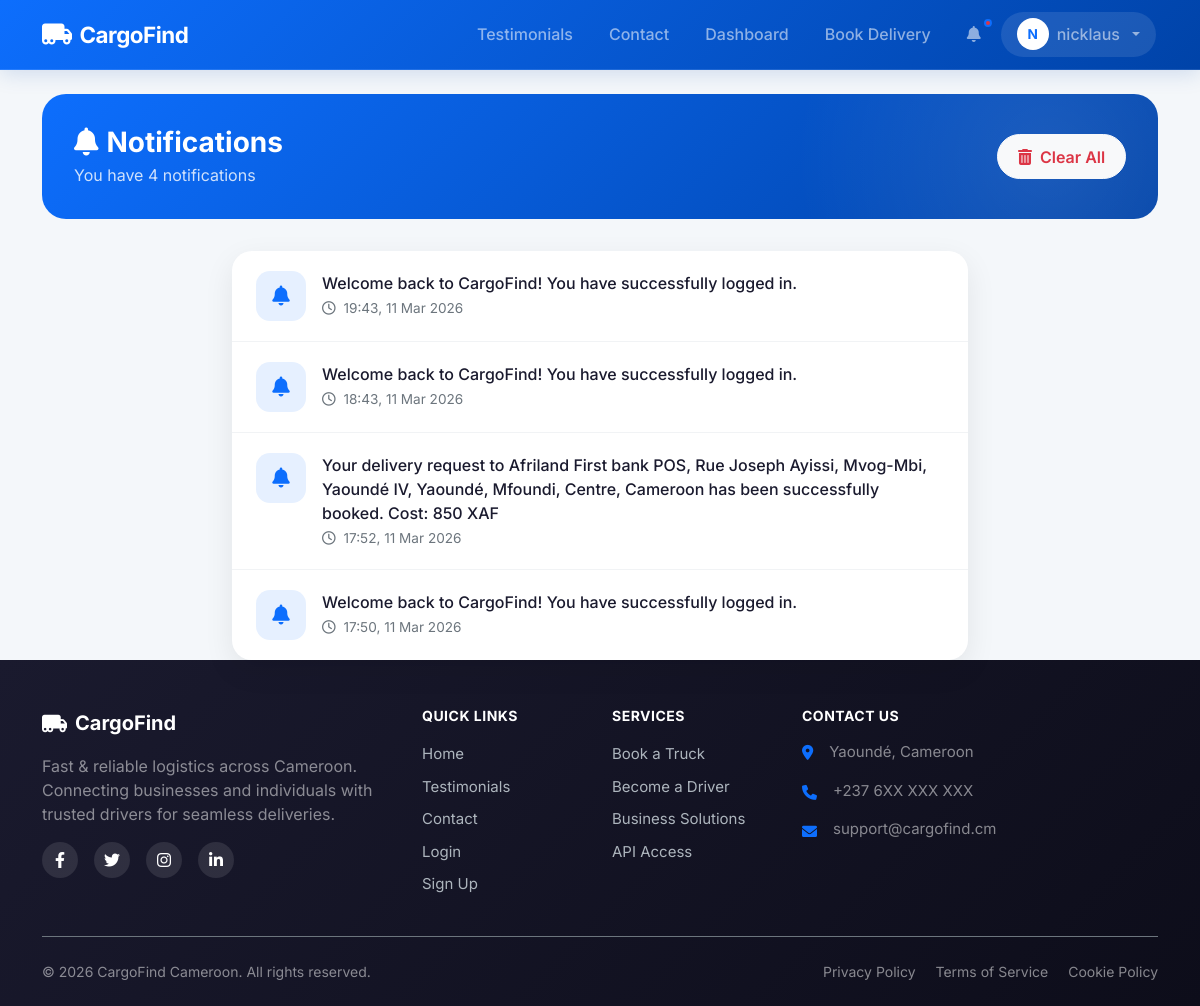
Page /notifications (signed in) on the earlier database version.
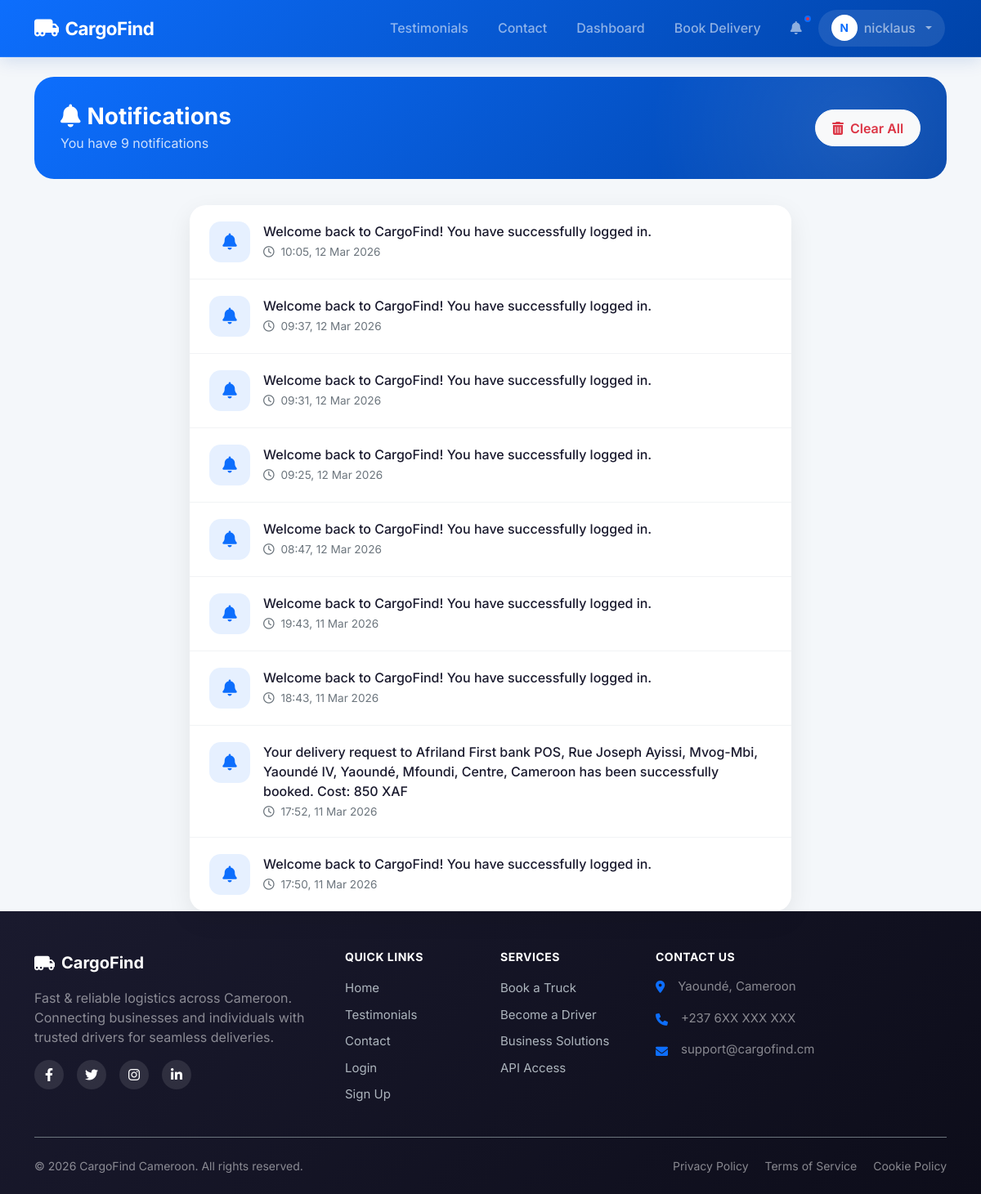
Same page on the later database version.
### models.py (models this page shows, shortened)
class User(UserMixin, db.Model):
    id = db.Column(db.Integer, primary_key=True)
    email = db.Column(db.String(120), unique=True, nullable=False)
    phone = db.Column(db.String(20), unique=True, nullable=False)
    password_hash = db.Column(db.String(255), nullable=False)
    full_name = db.Column(db.String(100), nullable=False)
    address = db.Column(db.String(200))
    role = db.Column(db.String(20), nullable=False) # 'customer', 'driver', 'admin'
    vehicle_type = db.Column(db.String(50)) # 'car', 'van', 'truck'
    vehicle_id = db.Column(db.String(50))
    license_url = db.Column(db.String(255))
    is_verified = db.Column(db.Boolean, default=False)
    registration_otp = db.Column(db.String(6))
    is_active = db.Column(db.Boolean, default=False)
    is_approved = db.Column(db.Boolean, default=False) # Admin approval
    current_lat = db.Column(db.Float)
    current_lng = db.Column(db.Float)
    deliveries_as_customer = db.relationship('Delivery', backref='customer', foreign_keys='Delivery.customer_id')
    deliveries_as_driver = db.relationship('Delivery', backref='driver', foreign_keys='Delivery.driver_id')
    notifications = db.relationship('Notification', backref='user', lazy=True)
    wallet = db.relationship('Wallet', backref='user', uselist=False)

class Notification(db.Model):
    id = db.Column(db.Integer, primary_key=True)
    user_id = db.Column(db.Integer, db.ForeignKey('user.id'), nullable=False)
    message = db.Column(db.String(255), nullable=False)
    is_read = db.Column(db.Boolean, default=False)
    created_at = db.Column(db.DateTime, default=datetime.utcnow)
    link = db.Column(db.String(100))

### app.py (the view)
@app.route('/notifications')
@login_required
def notifications():
    user_notifications = Notification.query.filter_by(user_id=current_user.id).order_by(Notification.created_at.desc()).all()
    for notif in user_notifications:
        notif.is_read = True
    db.session.commit()
    return render_template('notifications.html', notifications=user_notifications)

### app.py (called while the page is built)
@login_manager.user_loader
def load_user(user_id):
    return User.query.get(int(user_id))

### templates/notifications.html (shortened to what this page needs)
{% extends 'base.html' %}
{% block content %}
<div class="row animate-up">
    <div class="col-12">
        <div class="page-header">
            <div class="d-flex justify-content-between align-items-center">
                <div>
                    <h1 class="page-title">
                        <i class="fas fa-bell me-2"></i>Notifications
                    </h1>
                    {% if notifications %}
                    <p class="page-subtitle">You have {{ notifications|length }} notification{{ '' if notifications|length == 1 else 's' }}</p>
                    {% else %}
                    <p class="page-subtitle">Stay updated with your deliveries</p>
                    {% endif %}
                </div>
                {% if notifications %}
                <form action="{{ url_for('clear_notifications') }}" method="POST">
                    <button type="submit" class="btn btn-light text-danger clear-btn">
                        <i class="fas fa-trash-alt me-2"></i>Clear All
                    </button>
                </form>
                {% endif %}
            </div>
        </div>
    </div>
</div>
<div class="row">
    <div class="col-lg-8 mx-auto">
        {% if notifications %}
        <div class="card notification-card">
            {% for notif in notifications %}
            <div class="notification-item" {% if notif.link %}onclick="window.location='{{ notif.link }}'" style="cursor: pointer;"{% endif %}>
                <div class="notification-icon info">
                    <i class="fas fa-bell"></i>
                </div>
                <div class="notification-content">
                    <p class="notification-message mb-0">{{ notif.message }}</p>
                    <span class="notification-time">
                        <i class="far fa-clock me-1"></i>
                        {{ notif.created_at.strftime('%H:%M, %d %b %Y') }}
                    </span>
                </div>
            </div>
            {% endfor %}
        </div>
        {% endif %}
    </div>
</div>
{% endblock %}

### templates/base.html (shortened to what this page needs)
<!DOCTYPE html>
<html lang="en">
<head>
    <link href="https://cdn.jsdelivr.net/npm/bootstrap@5.3.0/dist/css/bootstrap.min.css" rel="stylesheet">
    <link rel="stylesheet" href="https://cdnjs.cloudflare.com/ajax/libs/font-awesome/6.0.0/css/all.min.css">
    <link rel="stylesheet" href="https://unpkg.com/leaflet@1.9.4/dist/leaflet.css" />
    <link rel="stylesheet" href="{{ url_for('static', filename='css/style.css') }}">
</head>
<body class="animate-fade-in">
    <nav class="navbar navbar-expand-lg navbar-dark sticky-top">
        <div class="container">
            <a class="navbar-brand" href="{{ url_for('index') }}">
                <i class="fas fa-truck-moving"></i>
                <span>CargoFind</span>
            </a>
            <div class="collapse navbar-collapse" id="navbarNav">
                <ul class="navbar-nav ms-auto align-items-lg-center">
                    <li class="nav-item">
                        <a class="nav-link" href="{{ url_for('testimonials') }}">
                             Testimonials
                        </a>
                    </li>
                    <li class="nav-item">
                        <a class="nav-link" href="{{ url_for('contact') }}">
                             Contact
                        </a>
                    </li>
                    {% if current_user.is_authenticated %}
                        {% if current_user.role == 'customer' %}
                            <li class="nav-item">
                                <a class="nav-link" href="{{ url_for('customer_dashboard') }}">
                                     Dashboard
                                </a>
                            </li>
                            <li class="nav-item">
                                <a class="nav-link" href="{{ url_for('book_delivery') }}">
                                     Book Delivery
                                </a>
                            </li>
                        {% elif current_user.role == 'driver' %}
                            <li class="nav-item">
                                <a class="nav-link" href="{{ url_for('driver_dashboard') }}">
                                    <i class="fas fa-tachometer-alt me-1 d-lg-none"></i> Driver Panel
                                </a>
                            </li>
                        {% endif %}
                        <li class="nav-item">
                            <a class="nav-link notification-badge" href="{{ url_for('notifications') }}">
                                <i class="fas fa-bell"></i>
                            </a>
                        </li>
                        <li class="nav-item dropdown">
                            <a class="nav-link nav-user dropdown-toggle" href="#" role="button" data-bs-toggle="dropdown">
                                <div class="nav-user-avatar">
                                    {{ current_user.full_name[0]|upper }}
                                </div>
                                <span class="d-none d-md-inline">{{ current_user.full_name.split()[0] }}</span>
                            </a>
                        </li>
                    {% endif %}
                </ul>
            </div>
        </div>
    </nav>
    <div class="container mt-4">
        {% block content %}{% endblock %}
    </div>
    <footer class="footer bg-dark text-white pt-5 pb-4">
        <div class="container">
            <div class="d-none d-md-block">
                <div class="row">
                    <div class="col-lg-4 col-md-6 mb-4 mb-lg-0">
                        <a href="{{ url_for('index') }}" class="footer-brand d-flex align-items-center text-white text-decoration-none mb-3">
                            <i class="fas fa-truck-moving fa-lg me-2"></i>
                            <span class="fw-bold fs-5">CargoFind</span>
                        </a>
                        <p class="text-white-50 mb-3">Fast & reliable logistics across Cameroon. Connecting businesses and individuals with trusted drivers for seamless deliveries.</p>
                        <div class="d-flex gap-3">
                            <a href="#" class="social-link"><i class="fab fa-facebook-f"></i></a>
                            <a href="#" class="social-link"><i class="fab fa-twitter"></i></a>
                            <a href="#" class="social-link"><i class="fab fa-instagram"></i></a>
                            <a href="#" class="social-link"><i class="fab fa-linkedin-in"></i></a>
                        </div>
                    </div>
                    <div class="col-lg-2 col-md-6 mb-4 mb-lg-0">
                        <h6 class="footer-heading text-uppercase fw-bold mb-3">Quick Links</h6>
                        <ul class="list-unstyled footer-links">
                            <li><a href="{{ url_for('index') }}" class="footer-link">Home</a></li>
                            <li><a href="{{ url_for('testimonials') }}" class="footer-link">Testimonials</a></li>
                            <li><a href="{{ url_for('contact') }}" class="footer-link">Contact</a></li>
                            <li><a href="{{ url_for('login') }}" class="footer-link">Login</a></li>
                            <li><a href="{{ url_for('register') }}" class="footer-link">Sign Up</a></li>
                        </ul>
                    </div>
                    <div class="col-lg-2 col-md-6 mb-4 mb-lg-0">
                        <h6 class="footer-heading text-uppercase fw-bold mb-3">Services</h6>
                        <ul class="list-unstyled footer-links">
                            <li><a href="{{ url_for('register') }}" class="footer-link">Book a Truck</a></li>
                            <li><a href="{{ url_for('register') }}" class="footer-link">Become a Driver</a></li>
                            <li><a href="{{ url_for('contact') }}" class="footer-link">Business Solutions</a></li>
                            <li><a href="{{ url_for('contact') }}" class="footer-link">API Access</a></li>
                        </ul>
                    </div>
                    <div class="col-lg-4 col-md-6">
                        <h6 class="footer-heading text-uppercase fw-bold mb-3">Contact Us</h6>
                        <ul class="list-unstyled footer-contact">
                            <li class="mb-3 d-flex align-items-start">
                                <i class="fas fa-map-marker-alt mt-1 me-3 text-primary"></i>
                                <span class="text-white-50">Yaoundé, Cameroon</span>
                            </li>
                            <li class="mb-3 d-flex align-items-center">
                                <i class="fas fa-phone mt-1 me-3 text-primary"></i>
                                <span class="text-white-50">+237 6XX XXX XXX</span>
                            </li>
                            <li class="mb-3 d-flex align-items-center">
                                <i class="fas fa-envelope mt-1 me-3 text-primary"></i>
                                <span class="text-white-50">support@cargofind.cm</span>
                            </li>
                        </ul>
                    </div>
                </div>
                <div class="footer-bottom border-top border-secondary mt-4 pt-4 d-flex flex-column flex-md-row justify-content-between align-items-center">
                    <p class="mb-2 mb-md-0 text-white-50">&copy; 2026 CargoFind Cameroon. All rights reserved.</p>
                    <div class="footer-bottom-links">
                        <a href="{{ url_for('privacy') }}" class="text-white-50 text-decoration-none me-3">Privacy Policy</a>
                        <a href="{{ url_for('terms') }}" class="text-white-50 text-decoration-none me-3">Terms of Service</a>
                        <a href="#" class="text-white-50 text-decoration-none">Cookie Policy</a>
                    </div>
                </div>
            </div>
        </div>
    </footer>
</body>
</html>

### static/css/style.css (style rules this page uses)
:root { --primary-gradient: linear-gradient(135deg, #0d6efd 0%, #0043a8 100%); --secondary-gradient: linear-gradient(135deg, #6c757d 0%, #343a40 100%); --glass-bg: rgba(255, 255, 255, 0.9); --card-shadow: 0 10px 30px rgba(0, 0, 0, 0.08); --transition-base: all 0.3s cubic-bezier(0.4, 0, 0.2, 1); }
body { font-family: 'Inter', sans-serif; background-color: #f4f7fa; color: #2d3436; overflow-x: hidden; }
.navbar { background: var(--primary-gradient) !important; backdrop-filter: blur(10px); border-bottom: 1px solid rgba(255, 255, 255, 0.1); padding: 1rem 0; transition: var(--transition-base); }
.card { border: none; border-radius: 20px; box-shadow: var(--card-shadow); transition: var(--transition-base); }
.btn { transition: var(--transition-base); transform: perspective(1px) translateZ(0); }
.animate-up { animation: fadeInUp 0.6s ease-out forwards; }

### templates/base.html (style rules this page uses)
.navbar { background: linear-gradient(135deg, #0d6efd 0%, #0043a8 100%) !important; padding: 0.75rem 0; box-shadow: 0 4px 20px rgba(0, 67, 168, 0.15); }
.navbar-brand { font-weight: 700 !important; font-size: 1.4rem; letter-spacing: -0.5px; display: flex; align-items: center; gap: 0.5rem; }
.navbar-brand i { font-size: 1.5rem; }
.nav-link { font-weight: 500; padding: 0.5rem 1rem !important; border-radius: 8px; transition: all 0.3s ease; margin: 0 2px; }
.nav-user { display: flex; align-items: center; gap: 0.5rem; padding: 0.4rem 1rem !important; background: rgba(255, 255, 255, 0.1); border-radius: 50px; transition: all 0.3s ease; }
.nav-user-avatar { width: 32px; height: 32px; background: white; border-radius: 50%; display: flex; align-items: center; justify-content: center; color: #0d6efd; font-weight: 700; font-size: 0.85rem; }
.notification-badge { position: relative; }
.notification-badge::after { content: ''; position: absolute; top: 5px; right: 5px; width: 8px; height: 8px; background: #dc3545; border-radius: 50%; border: 2px solid #0d6efd; }
.footer { background: linear-gradient(135deg, #1a1a2e 0%, #0d0d1a 100%); }
.footer-brand { transition: opacity 0.2s ease; }
.footer-heading { font-size: 0.875rem; color: #fff; letter-spacing: 0.5px; }
.footer-links li { margin-bottom: 0.5rem; }
.footer-link { color: #adb5bd; text-decoration: none; transition: all 0.2s ease; font-size: 0.9375rem; }
.footer-contact li { font-size: 0.9375rem; }
.social-link { width: 36px; height: 36px; border-radius: 50%; background: rgba(255, 255, 255, 0.1); display: flex; align-items: center; justify-content: center; color: #fff; text-decoration: none; transition: all 0.2s ease; }
.footer-bottom { font-size: 0.875rem; }
.footer-bottom-links a { transition: color 0.2s ease; }

### templates/notifications.html (style rules this page uses)
.page-header { background: linear-gradient(135deg, #0d6efd 0%, #0043a8 100%); border-radius: 24px; padding: 2rem; margin-bottom: 2rem; position: relative; overflow: hidden; }
.page-header::before { content: ''; position: absolute; top: -50%; right: -20%; width: 60%; height: 200%; background: radial-gradient(circle, rgba(255,255,255,0.1) 0%, transparent 70%); }
.page-title { color: white; font-size: 1.75rem; font-weight: 700; margin: 0; }
.page-subtitle { color: rgba(255,255,255,0.8); margin: 0.25rem 0 0 0; }
.notification-card { border: none; border-radius: 20px; box-shadow: 0 10px 30px rgba(0,0,0,0.08); overflow: hidden; }
.notification-item { padding: 1.25rem 1.5rem; border-bottom: 1px solid #f1f3f5; display: flex; align-items: flex-start; gap: 1rem; transition: all 0.3s ease; cursor: pointer; }
.notification-item:last-child { border-bottom: none; }
.notification-icon { width: 50px; height: 50px; border-radius: 14px; display: flex; align-items: center; justify-content: center; flex-shrink: 0; font-size: 1.25rem; }
.notification-icon.info { background: rgba(13, 110, 253, 0.1); color: #0d6efd; }
.notification-content { flex: 1; }
.notification-message { font-weight: 500; color: #1a1a2e; margin-bottom: 0.25rem; line-height: 1.5; }
.notification-time { font-size: 0.85rem; color: #6c757d; }
.clear-btn { padding: 0.6rem 1.25rem; border-radius: 50px; font-weight: 600; transition: all 0.3s ease; }

Differences in the rows shown:
added Notification: message "Welcome back to CargoFind! You have successfully logged in.", created_at "10:05, 12 Mar 2026"
added Notification: message "Welcome back to CargoFind! You have successfully logged in.", created_at "09:37, 12 Mar 2026"
added Notification: message "Welcome back to CargoFind! You have successfully logged in.", created_at "09:31, 12 Mar 2026"
added Notification: message "Welcome back to CargoFind! You have successfully logged in.", created_at "09:25, 12 Mar 2026"
added Notification: message "Welcome back to CargoFind! You have successfully logged in.", created_at "08:47, 12 Mar 2026"
Other differences:
{{ notifications|length }}: "4" → "9"
